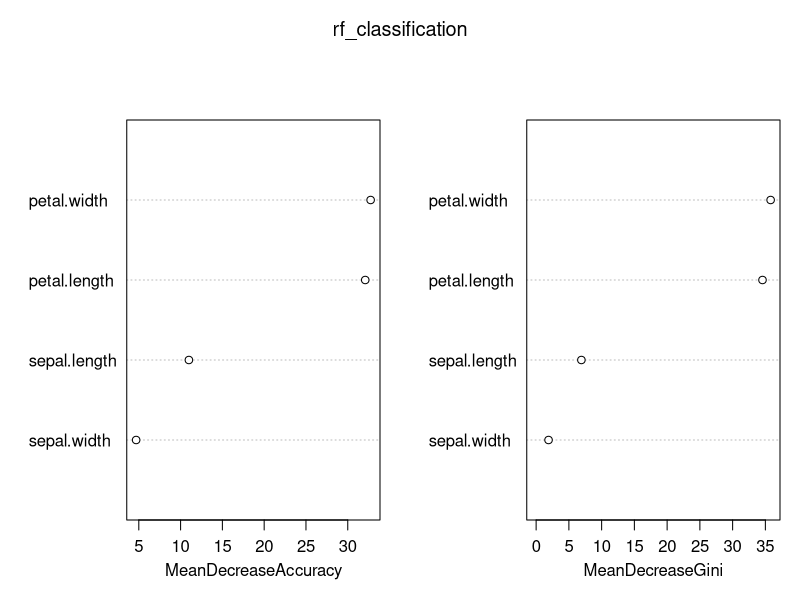
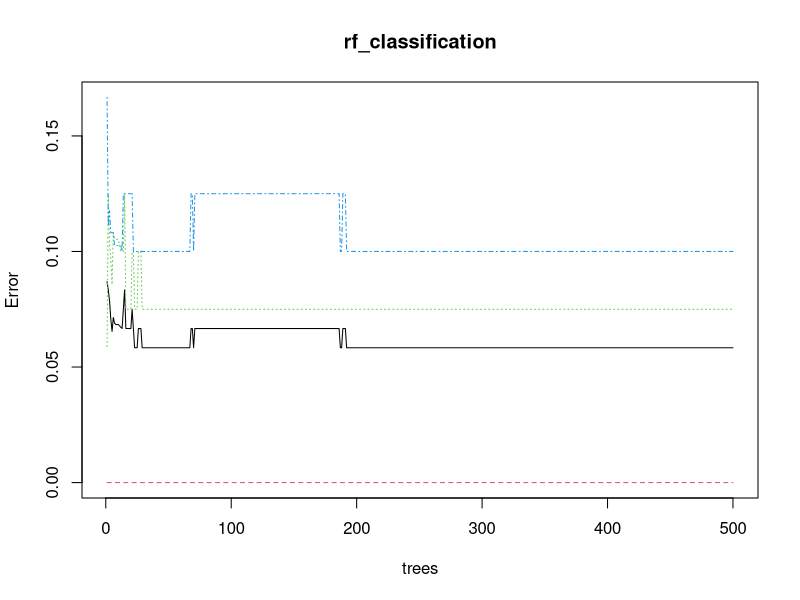
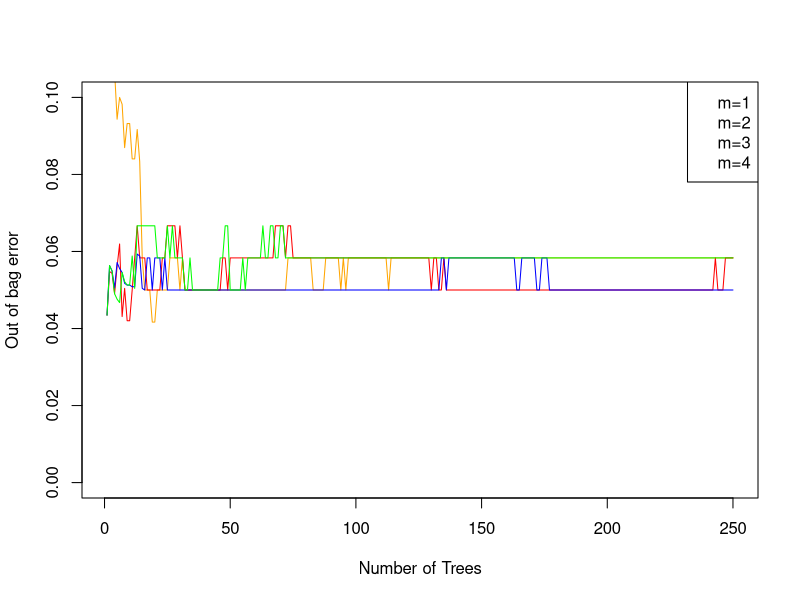

These figures' R source, in order:
##### Set Up #####

# install.packages("haven")
# install.packages("randomForest")
# install.packages("dplyr")
# install.packages("caTools")
# install.packages("datasets")


library(haven)
library(randomForest)
library(dplyr)
library(caTools)
library(datasets)

##### Classification #####

data(iris)
summary(iris)
names(iris) <- tolower(names(iris))

## Split into training and validation 

set.seed(1234)

iris$sample = sample.split(iris$species, SplitRatio = .8)
training <- subset(iris, iris$sample == TRUE)
validation <-subset(iris, iris$sample== FALSE)
training$sample = NULL                                                          #removing the sample variable
validation$sample = NULL 

rf_classification <- randomForest(species ~ ., data=training, ntree=500, 
                                  type=classification, mtry=2, importance=TRUE)

# Species ~. : We will try to predict the species using all the other variables
# Type: specifies that we are performing a classification. Others are regression, or unsupervised.
# Mtry: Number of variables to try for each tree
# ntree: Number of trees
# importance: INstruct it to calculate variable importance

rf_classification

# OOB - At each step, a sub-sample is taken (bootstrapped) from the training sample to make a tree
# the out-of-the bag rate is the error rate in the rest of the sample (training sample - bootstrapped sample)

# The Confusion matrix: each row is the observed value and the columns shows the predicted value. 
# For example, 37 actual versicolor flowers are classified correctly and 3 actual versicolor are classified as virginica
# This gives a class error rate for versicolor of 0.075 

varImpPlot(rf_classification)

# MeanDecreaseAccuracy is the decrease in prediction performance when that particular
# variable is omitted for estimating a tree. High values mean that the var increases accuracy

# MeanDecreaseGini: Gini is the measure of "node impurity". If you use this feature to split 
# the data, how "pure" will the nodes be. High purity means that a node only contains one class (say only versicolor)
# The decrease in Gini shows how much the Gini decreases when the variable is included. A high value = good

## Predicting on the validation dataset

prediction <- predict(rf_classification,validation[,-5])                        #the model and the independent variables
table(observed=validation[,5],predicted=prediction)
sum(prediction!=validation[,5])/nrow(validation[,5])                            #validation error

##### Tuning the model ##### 

## Number of trees in the forest

# We can plot the out-of-the bag error by number of trees
plot(rf_classification)

# This shows that the out-of-the bag error (black) and the class error per class

# The error is stable after after around 200 trees


## Number of variables to try at each tree

# we estimate the random forest with different values of m

# M is the number of variables the algorithm will try to use for each tree
set.seed(101)
rf_tree_1 = randomForest(species ~ ., data=training, ntree=250, 
                         type=classification, mtry=1, importance=TRUE)
  
set.seed(101)
rf_tree_2 = randomForest(species ~ ., data=training, ntree=250, 
                         type=classification, mtry=2, importance=TRUE)

set.seed(101)
rf_tree_3 = randomForest(species ~ ., data=training, ntree=250, 
                         type=classification, mtry=3, importance=TRUE)

set.seed(101)
rf_tree_4 = randomForest(species ~ ., data=training, ntree=250, 
                         type=classification, mtry=4, importance=TRUE)

plot(1:250, rf_tree_1$err.rate[,1], type = "l", col="orange", xlab = "Number of Trees",
     ylab = "Out of bag error", ylim = c(0,0.1))
lines(1:250, rf_tree_2$err.rate[,1], col = "red", type = "l")
lines(1:250, rf_tree_3$err.rate[,1], col = "blue", type = "l")
lines(1:250, rf_tree_4$err.rate[,1], col = "green", type = "l")
legend("topright", c("m=1", "m=2", "m=3", "m=4"), col = c("orange", "green", "red", "blue"))


# The error seems to be lowest for m = 2 and m = 3. We prefer to use the lowest possible 
# m with a low error to decrease overfitting

# We can also use other measures (AUC for example) to tune our model




##### Resources used #####

# https://www.blopig.com/blog/2017/04/a-very-basic-introduction-to-random-forests-using-r/ 
# https://medium.com/all-things-ai/in-depth-parameter-tuning-for-random-forest-d67bb7e920d
